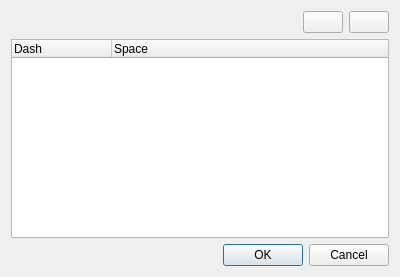
<?xml version="1.0" encoding="UTF-8"?>
<ui version="4.0">
 <class>DashSpaceDialogBase</class>
 <widget class="QDialog" name="DashSpaceDialogBase">
  <property name="geometry">
   <rect>
    <x>0</x>
    <y>0</y>
    <width>400</width>
    <height>277</height>
   </rect>
  </property>
  <property name="windowTitle">
   <string>Dash space pattern</string>
  </property>
  <layout class="QGridLayout" name="gridLayout">
   <item row="0" column="0">
    <spacer name="horizontalSpacer">
     <property name="orientation">
      <enum>Qt::Horizontal</enum>
     </property>
     <property name="sizeHint" stdset="0">
      <size>
       <width>245</width>
       <height>20</height>
      </size>
     </property>
    </spacer>
   </item>
   <item row="0" column="1">
    <widget class="QPushButton" name="mRemoveButton">
     <property name="text">
      <string/>
     </property>
    </widget>
   </item>
   <item row="0" column="2">
    <widget class="QPushButton" name="mAddButton">
     <property name="text">
      <string/>
     </property>
    </widget>
   </item>
   <item row="1" column="0" colspan="3">
    <widget class="QTreeWidget" name="mDashSpaceTreeWidget">
     <property name="columnCount">
      <number>2</number>
     </property>
     <column>
      <property name="text">
       <string>Dash</string>
      </property>
     </column>
     <column>
      <property name="text">
       <string>Space</string>
      </property>
     </column>
    </widget>
   </item>
   <item row="2" column="0" colspan="3">
    <widget class="QDialogButtonBox" name="buttonBox">
     <property name="orientation">
      <enum>Qt::Horizontal</enum>
     </property>
     <property name="standardButtons">
      <set>QDialogButtonBox::Cancel|QDialogButtonBox::Ok</set>
     </property>
    </widget>
   </item>
  </layout>
 </widget>
 <resources/>
 <connections>
  <connection>
   <sender>buttonBox</sender>
   <signal>accepted()</signal>
   <receiver>DashSpaceDialogBase</receiver>
   <slot>accept()</slot>
   <hints>
    <hint type="sourcelabel">
     <x>248</x>
     <y>254</y>
    </hint>
    <hint type="destinationlabel">
     <x>157</x>
     <y>274</y>
    </hint>
   </hints>
  </connection>
  <connection>
   <sender>buttonBox</sender>
   <signal>rejected()</signal>
   <receiver>DashSpaceDialogBase</receiver>
   <slot>reject()</slot>
   <hints>
    <hint type="sourcelabel">
     <x>316</x>
     <y>260</y>
    </hint>
    <hint type="destinationlabel">
     <x>286</x>
     <y>274</y>
    </hint>
   </hints>
  </connection>
 </connections>
</ui>
